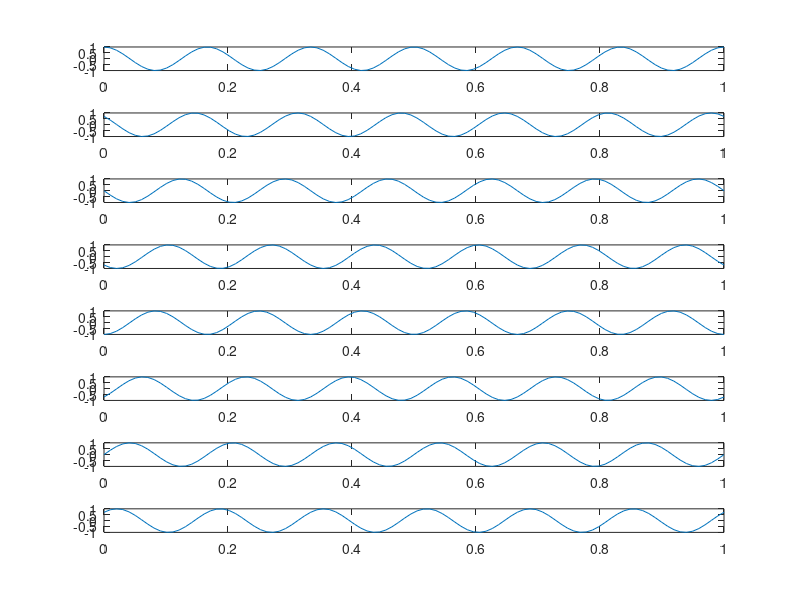

The MATLAB source for this figure:
% MATLAB script for Illustrative Problem 7.2.
echo on
T=1;	
M=8;
Es=T/2;			
fc=6/T;					% carrier frequency
N=100;					% number of samples
delta_T=T/(N-1);				
t=0:delta_T:T;
u0=sqrt(2*Es/T)*cos(2*pi*fc*t);
u1=sqrt(2*Es/T)*cos(2*pi*fc*t+2*pi/M);
u2=sqrt(2*Es/T)*cos(2*pi*fc*t+4*pi/M);
u3=sqrt(2*Es/T)*cos(2*pi*fc*t+6*pi/M);
u4=sqrt(2*Es/T)*cos(2*pi*fc*t+8*pi/M);
u5=sqrt(2*Es/T)*cos(2*pi*fc*t+10*pi/M);
u6=sqrt(2*Es/T)*cos(2*pi*fc*t+12*pi/M);
u7=sqrt(2*Es/T)*cos(2*pi*fc*t+14*pi/M);
% plotting commands follow
subplot(8,1,1);
plot(t,u0);
subplot(8,1,2);
plot(t,u1);
subplot(8,1,3);
plot(t,u2);
subplot(8,1,4);
plot(t,u3);
subplot(8,1,5);
plot(t,u4);
subplot(8,1,6);
plot(t,u5);
subplot(8,1,7);
plot(t,u6);
subplot(8,1,8);
plot(t,u7);